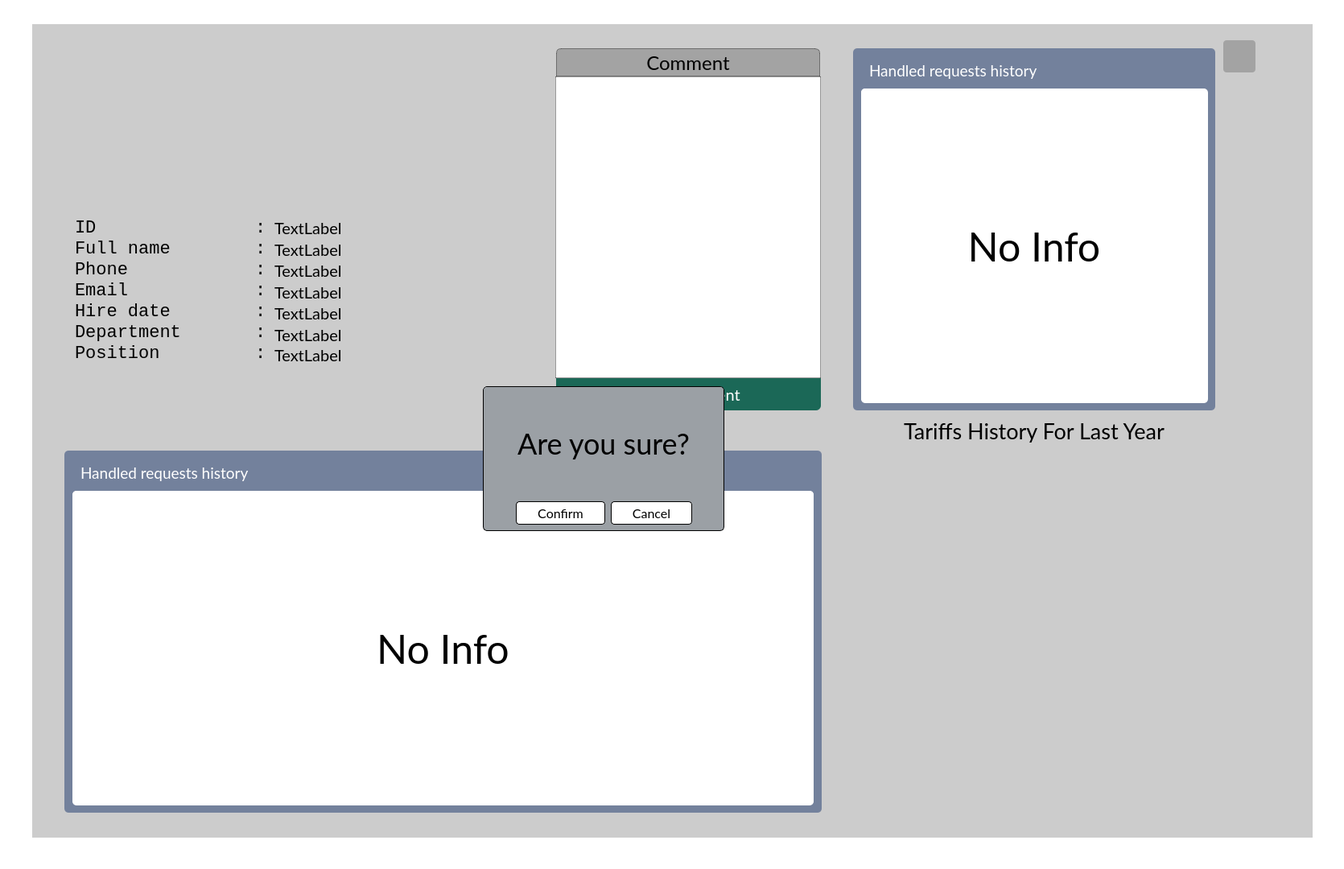
<?xml version="1.0" encoding="UTF-8"?>
<ui version="4.0">
 <class>EmployeeDetailsPage</class>
 <widget class="QWidget" name="EmployeeDetailsPage">
  <property name="geometry">
   <rect>
    <x>0</x>
    <y>0</y>
    <width>1670</width>
    <height>1080</height>
   </rect>
  </property>
  <property name="windowTitle">
   <string>Form</string>
  </property>
  <widget class="QWidget" name="widget" native="true">
   <property name="geometry">
    <rect>
     <x>0</x>
     <y>0</y>
     <width>1670</width>
     <height>1080</height>
    </rect>
   </property>
   <property name="styleSheet">
    <string notr="true">background-color:white;</string>
   </property>
   <widget class="QWidget" name="widget_2" native="true">
    <property name="geometry">
     <rect>
      <x>40</x>
      <y>30</y>
      <width>1591</width>
      <height>1011</height>
     </rect>
    </property>
    <property name="styleSheet">
     <string notr="true">background-color:rgba(0, 0, 0, 0.2);</string>
    </property>
    <widget class="QLabel" name="full_name_Label">
     <property name="geometry">
      <rect>
       <x>301</x>
       <y>269</y>
       <width>300</width>
       <height>22</height>
      </rect>
     </property>
     <property name="styleSheet">
      <string notr="true">background-color:transparent;
color:black;
font-family:Lato, Arial, Consolas;
font-size:20px;</string>
     </property>
     <property name="text">
      <string>TextLabel</string>
     </property>
    </widget>
    <widget class="QLabel" name="phone_Label">
     <property name="geometry">
      <rect>
       <x>301</x>
       <y>295</y>
       <width>300</width>
       <height>22</height>
      </rect>
     </property>
     <property name="styleSheet">
      <string notr="true">background-color:transparent;
color:black;
font-family:Lato, Arial, Consolas;
font-size:20px;</string>
     </property>
     <property name="text">
      <string>TextLabel</string>
     </property>
    </widget>
    <widget class="QLabel" name="email_Label">
     <property name="geometry">
      <rect>
       <x>301</x>
       <y>322</y>
       <width>300</width>
       <height>22</height>
      </rect>
     </property>
     <property name="styleSheet">
      <string notr="true">background-color:transparent;
color:black;
font-family:Lato, Arial, Consolas;
font-size:20px;</string>
     </property>
     <property name="text">
      <string>TextLabel</string>
     </property>
    </widget>
    <widget class="QLabel" name="cust_profile_pic">
     <property name="geometry">
      <rect>
       <x>57</x>
       <y>50</y>
       <width>180</width>
       <height>180</height>
      </rect>
     </property>
     <property name="styleSheet">
      <string notr="true">border:none;
background-color:transparent;</string>
     </property>
     <property name="text">
      <string/>
     </property>
     <property name="textFormat">
      <enum>Qt::TextFormat::PlainText</enum>
     </property>
    </widget>
    <widget class="QPushButton" name="return_btn">
     <property name="geometry">
      <rect>
       <x>1529</x>
       <y>20</y>
       <width>40</width>
       <height>40</height>
      </rect>
     </property>
     <property name="styleSheet">
      <string notr="true">border:none;
border-radius:4px;
background-color:transparent;</string>
     </property>
     <property name="text">
      <string/>
     </property>
     <property name="iconSize">
      <size>
       <width>80</width>
       <height>80</height>
      </size>
     </property>
    </widget>
    <widget class="QWidget" name="tariffs_history" native="true">
     <property name="geometry">
      <rect>
       <x>1020</x>
       <y>530</y>
       <width>450</width>
       <height>450</height>
      </rect>
     </property>
     <property name="styleSheet">
      <string notr="true">background-color:transparent;</string>
     </property>
    </widget>
    <widget class="QLabel" name="label_4">
     <property name="geometry">
      <rect>
       <x>1020</x>
       <y>490</y>
       <width>450</width>
       <height>30</height>
      </rect>
     </property>
     <property name="font">
      <font>
       <family>Lato</family>
       <pointsize>20</pointsize>
      </font>
     </property>
     <property name="styleSheet">
      <string notr="true">color:black;
background-color:transparent;
font-family: Lato;
</string>
     </property>
     <property name="text">
      <string>Tariffs History For Last Year</string>
     </property>
     <property name="alignment">
      <set>Qt::AlignmentFlag::AlignCenter</set>
     </property>
    </widget>
    <widget class="QPushButton" name="delete_employee_btn">
     <property name="geometry">
      <rect>
       <x>1480</x>
       <y>20</y>
       <width>40</width>
       <height>40</height>
      </rect>
     </property>
     <property name="styleSheet">
      <string notr="true">border:none;
border-radius:4px;</string>
     </property>
     <property name="text">
      <string/>
     </property>
     <property name="iconSize">
      <size>
       <width>80</width>
       <height>80</height>
      </size>
     </property>
    </widget>
    <widget class="QListWidget" name="listWidget">
     <property name="enabled">
      <bool>false</bool>
     </property>
     <property name="geometry">
      <rect>
       <x>50</x>
       <y>240</y>
       <width>245</width>
       <height>201</height>
      </rect>
     </property>
     <property name="styleSheet">
      <string notr="true">background-color:transparent;
color:black;
font-family:Consolas;
font-size:22px;
border:none;
padding-left:0px;</string>
     </property>
     <item>
      <property name="text">
       <string>ID               :</string>
      </property>
     </item>
     <item>
      <property name="text">
       <string>Full name        :</string>
      </property>
     </item>
     <item>
      <property name="text">
       <string>Phone            :</string>
      </property>
     </item>
     <item>
      <property name="text">
       <string>Email            :</string>
      </property>
     </item>
     <item>
      <property name="text">
       <string>Hire date        :</string>
      </property>
     </item>
     <item>
      <property name="text">
       <string>Department       :</string>
      </property>
     </item>
     <item>
      <property name="text">
       <string>Position         :</string>
      </property>
     </item>
    </widget>
    <widget class="QLabel" name="hire_date_Label">
     <property name="geometry">
      <rect>
       <x>301</x>
       <y>348</y>
       <width>300</width>
       <height>22</height>
      </rect>
     </property>
     <property name="styleSheet">
      <string notr="true">background-color:transparent;
color:black;
font-family:Lato, Arial, Consolas;
font-size:20px;</string>
     </property>
     <property name="text">
      <string>TextLabel</string>
     </property>
    </widget>
    <widget class="QLabel" name="empl_id_Label">
     <property name="geometry">
      <rect>
       <x>301</x>
       <y>242</y>
       <width>300</width>
       <height>22</height>
      </rect>
     </property>
     <property name="styleSheet">
      <string notr="true">background-color:transparent;
color:black;
font-family:Lato, Arial, Consolas;
font-size:20px;</string>
     </property>
     <property name="text">
      <string>TextLabel</string>
     </property>
    </widget>
    <widget class="QPlainTextEdit" name="comment_textEdit">
     <property name="geometry">
      <rect>
       <x>650</x>
       <y>65</y>
       <width>330</width>
       <height>375</height>
      </rect>
     </property>
     <property name="styleSheet">
      <string notr="true">background-color:white;
border:1px solid rgba(0,0,0,0.4);

color:black;
font-family:Lato, Consolas;
font-size:20px;
padding-top:10px;</string>
     </property>
    </widget>
    <widget class="QLabel" name="label">
     <property name="geometry">
      <rect>
       <x>651</x>
       <y>30</y>
       <width>328</width>
       <height>35</height>
      </rect>
     </property>
     <property name="styleSheet">
      <string notr="true">color:black;
font-size:24px;
font-family:Lato, Consolas;
background-color:rgba(0, 0, 0, 0.2);
border:1px solid rgba(0, 0, 0, 0.4);
border-top-right-radius:6px;
border-top-left-radius:6px;</string>
     </property>
     <property name="text">
      <string>Comment</string>
     </property>
     <property name="alignment">
      <set>Qt::AlignmentFlag::AlignCenter</set>
     </property>
    </widget>
    <widget class="QPushButton" name="save_comment_btn">
     <property name="geometry">
      <rect>
       <x>651</x>
       <y>440</y>
       <width>329</width>
       <height>40</height>
      </rect>
     </property>
     <property name="styleSheet">
      <string notr="true">
QPushButton{
background-color:rgb(27, 104, 87);
color:white;
font-family:Lato, Consolas;
font-size:20px;
border-bottom-left-radius:6px;
border-bottom-right-radius:6px;
}QPushButton:hover{
background-color:rgb(7, 84, 67);
}</string>
     </property>
     <property name="text">
      <string>Save comment</string>
     </property>
    </widget>
    <widget class="QWidget" name="delete_employee_widget" native="true">
     <property name="geometry">
      <rect>
       <x>560</x>
       <y>450</y>
       <width>300</width>
       <height>180</height>
      </rect>
     </property>
     <property name="styleSheet">
      <string notr="true">background-color:rgb(155,160, 165);
color:black;
font-family:Lato, Arial, Consolas;
border:1px solid black;
border-radius:5px;</string>
     </property>
     <widget class="QLabel" name="label_2">
      <property name="geometry">
       <rect>
        <x>1</x>
        <y>1</y>
        <width>298</width>
        <height>139</height>
       </rect>
      </property>
      <property name="styleSheet">
       <string notr="true">border:none;
font-size:36px;
border-radius:4px;</string>
      </property>
      <property name="text">
       <string>Are you sure?</string>
      </property>
      <property name="alignment">
       <set>Qt::AlignmentFlag::AlignCenter</set>
      </property>
     </widget>
     <widget class="QPushButton" name="confirm_btn">
      <property name="geometry">
       <rect>
        <x>41</x>
        <y>143</y>
        <width>111</width>
        <height>29</height>
       </rect>
      </property>
      <property name="styleSheet">
       <string notr="true">background-color:white;
font-size:16px;
border:1px solid black;
padding-top:5px;
padding-bottom:5px;
border-radius:4px;</string>
      </property>
      <property name="text">
       <string>Confirm</string>
      </property>
     </widget>
     <widget class="QPushButton" name="cancel_btn">
      <property name="geometry">
       <rect>
        <x>159</x>
        <y>143</y>
        <width>101</width>
        <height>29</height>
       </rect>
      </property>
      <property name="styleSheet">
       <string notr="true">background-color:white;
font-size:16px;
border:1px solid black;
padding-top:5px;
padding-bottom:5px;
border-radius:4px;</string>
      </property>
      <property name="text">
       <string>Cancel</string>
      </property>
     </widget>
     <zorder>confirm_btn</zorder>
     <zorder>cancel_btn</zorder>
     <zorder>label_2</zorder>
    </widget>
    <widget class="QLabel" name="department_Label">
     <property name="geometry">
      <rect>
       <x>301</x>
       <y>375</y>
       <width>300</width>
       <height>22</height>
      </rect>
     </property>
     <property name="styleSheet">
      <string notr="true">background-color:transparent;
color:black;
font-family:Lato, Arial, Consolas;
font-size:20px;</string>
     </property>
     <property name="text">
      <string>TextLabel</string>
     </property>
    </widget>
    <widget class="QWidget" name="request_history_box" native="true">
     <property name="geometry">
      <rect>
       <x>1020</x>
       <y>30</y>
       <width>450</width>
       <height>450</height>
      </rect>
     </property>
     <property name="styleSheet">
      <string notr="true">border-radius:5px;
background-color:#73819C;</string>
     </property>
     <widget class="QLabel" name="label_3">
      <property name="geometry">
       <rect>
        <x>20</x>
        <y>15</y>
        <width>411</width>
        <height>25</height>
       </rect>
      </property>
      <property name="font">
       <font>
        <family>Lato</family>
        <pointsize>14</pointsize>
       </font>
      </property>
      <property name="styleSheet">
       <string notr="true">color:white;
font-family: Lato, Arial, Consolas;
background-color:transparent;</string>
      </property>
      <property name="text">
       <string>Handled requests history</string>
      </property>
     </widget>
     <widget class="QTableView" name="requests_statistic_tableView2">
      <property name="geometry">
       <rect>
        <x>10</x>
        <y>50</y>
        <width>431</width>
        <height>391</height>
       </rect>
      </property>
      <property name="styleSheet">
       <string notr="true">QTableView{
	font-family:Lato, Arial, Consolas;
	font-size:16px;
	background-color: white;
	color:black;
	border:none;
}

</string>
      </property>
      <attribute name="verticalHeaderVisible">
       <bool>false</bool>
      </attribute>
     </widget>
     <widget class="QLabel" name="no_payments_label">
      <property name="geometry">
       <rect>
        <x>10</x>
        <y>50</y>
        <width>430</width>
        <height>390</height>
       </rect>
      </property>
      <property name="styleSheet">
       <string notr="true">background-color:white;
color:black;
font-family:Lato, Arial, Consolas;
font-size:50px;</string>
      </property>
      <property name="text">
       <string>No Info</string>
      </property>
      <property name="alignment">
       <set>Qt::AlignmentFlag::AlignCenter</set>
      </property>
     </widget>
    </widget>
    <widget class="QWidget" name="payment_history_box" native="true">
     <property name="geometry">
      <rect>
       <x>40</x>
       <y>530</y>
       <width>941</width>
       <height>450</height>
      </rect>
     </property>
     <property name="styleSheet">
      <string notr="true">border-radius:5px;
background-color:#73819C;</string>
     </property>
     <widget class="QLabel" name="label_5">
      <property name="geometry">
       <rect>
        <x>20</x>
        <y>15</y>
        <width>241</width>
        <height>25</height>
       </rect>
      </property>
      <property name="font">
       <font>
        <family>Lato</family>
        <pointsize>14</pointsize>
       </font>
      </property>
      <property name="styleSheet">
       <string notr="true">color:white;
font-family: Lato, Arial, Consolas;
background-color:transparent;</string>
      </property>
      <property name="text">
       <string>Handled requests history</string>
      </property>
     </widget>
     <widget class="QTableView" name="requests_statistic_tableView">
      <property name="geometry">
       <rect>
        <x>10</x>
        <y>50</y>
        <width>921</width>
        <height>391</height>
       </rect>
      </property>
      <property name="styleSheet">
       <string notr="true">QTableView{
	font-family:Lato, Arial, Consolas;
	font-size:16px;
	background-color: white;
	color:black;
	border:none;
}

</string>
      </property>
      <attribute name="verticalHeaderVisible">
       <bool>false</bool>
      </attribute>
     </widget>
     <widget class="QLabel" name="no_requests_label">
      <property name="geometry">
       <rect>
        <x>10</x>
        <y>50</y>
        <width>921</width>
        <height>390</height>
       </rect>
      </property>
      <property name="styleSheet">
       <string notr="true">background-color:white;
color:black;
font-family:Lato, Arial, Consolas;
font-size:50px;</string>
      </property>
      <property name="text">
       <string>No Info</string>
      </property>
      <property name="alignment">
       <set>Qt::AlignmentFlag::AlignCenter</set>
      </property>
     </widget>
    </widget>
    <widget class="QLabel" name="position_Label">
     <property name="geometry">
      <rect>
       <x>301</x>
       <y>400</y>
       <width>300</width>
       <height>22</height>
      </rect>
     </property>
     <property name="styleSheet">
      <string notr="true">background-color:transparent;
color:black;
font-family:Lato, Arial, Consolas;
font-size:20px;</string>
     </property>
     <property name="text">
      <string>TextLabel</string>
     </property>
    </widget>
    <zorder>payment_history_box</zorder>
    <zorder>full_name_Label</zorder>
    <zorder>phone_Label</zorder>
    <zorder>email_Label</zorder>
    <zorder>cust_profile_pic</zorder>
    <zorder>return_btn</zorder>
    <zorder>tariffs_history</zorder>
    <zorder>label_4</zorder>
    <zorder>delete_employee_btn</zorder>
    <zorder>listWidget</zorder>
    <zorder>hire_date_Label</zorder>
    <zorder>empl_id_Label</zorder>
    <zorder>comment_textEdit</zorder>
    <zorder>label</zorder>
    <zorder>save_comment_btn</zorder>
    <zorder>delete_employee_widget</zorder>
    <zorder>department_Label</zorder>
    <zorder>request_history_box</zorder>
    <zorder>position_Label</zorder>
   </widget>
  </widget>
 </widget>
 <resources/>
 <connections/>
</ui>
